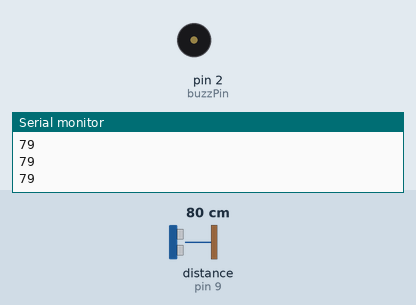
Recording of a sketch running on a simulated Arduino Uno, built with avr-gcc and run on an emulated ATmega328P. On the bench: buzzer (waves = sounding, pin HIGH), the last lines printed to the serial monitor. Wiring (inferred from the names in the program): ultrasonic range finder: trigger pin 10; echo pin 9. The inputs (shaded band) are chosen by the test bench; at power-on: distance to the obstacle (sensor on pin 9) 80 cm. The echo pulse lasts 58.3 µs per cm; pins used as bus, display or sensor lines are not drawn.

Above: at 1.2 s.
1.3 s: distance to the obstacle (sensor on pin 9) set to 54 cm
2.8 s: distance to the obstacle (sensor on pin 9) set to 49 cm
At 3.4 s:
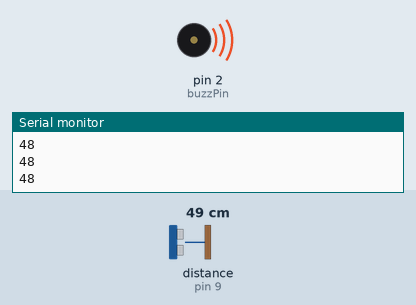
4.3 s: distance to the obstacle (sensor on pin 9) set to 60 cm
At 5.2 s:
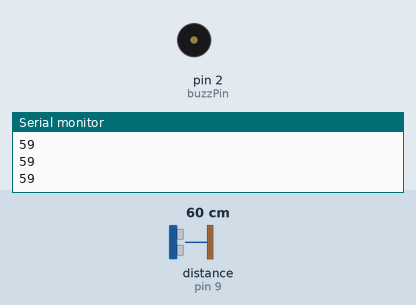
5.8 s: distance to the obstacle (sensor on pin 9) set to 2 cm
At 6.1 s:
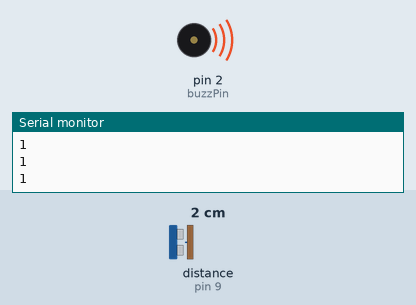
Timing chart, 0 to 8.3 s (numbered marks = the images above; inputs shaded):
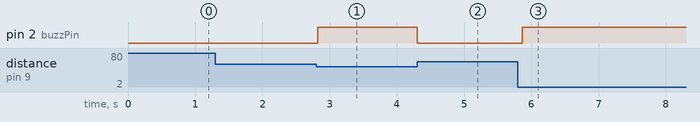

The sketch:

UltrasoundPiezo.ino
```cpp
int const trigPin = 10;
int const echoPin = 9;
int const buzzPin = 2;

void setup()
{
  Serial.begin(9600);
  pinMode(trigPin, OUTPUT); // trig pin will have pulses output
  pinMode(echoPin, INPUT); // echo pin should be input to get pulse width
  pinMode(buzzPin, OUTPUT); // buzz pin is output to control buzzering
}

void loop()
{
  // Duration will be the input pulse width and distance will be the distance to the obstacle in centimeters
  int duration, distance;
  // Output pulse with 1ms width on trigPin
  digitalWrite(trigPin, HIGH);
  delay(1);
  digitalWrite(trigPin, LOW);
  // Measure the pulse input in echo pin
  duration = pulseIn(echoPin, HIGH);
  // Distance is half the duration devided by 29.1 (from datasheet)
  distance = (duration/2) / 29.1;
  // if distance less than 0.5 meter and more than 0 (0 or less means over range)
    if (distance <= 50 && distance >= 0) {
      // Buzz
      digitalWrite(buzzPin, HIGH);
    } else {
      // Don't buzz
      digitalWrite(buzzPin, LOW);
    }
    // Waiting 60 ms won't hurt any one
    delay(60);
   Serial.println(distance);
}
```

Measured:
- the behaviour switches between 52 and 51 cm on distance to the obstacle (sensor on pin 9) (found by bisection; images 0 and 1)
- after the input at 2.8 s, pin 2 (buzzPin): LOW → HIGH at once
- after the input at 4.3 s, pin 2 (buzzPin): HIGH → LOW at once
- after the input at 5.8 s, pin 2 (buzzPin): LOW → HIGH after 0.07 s
